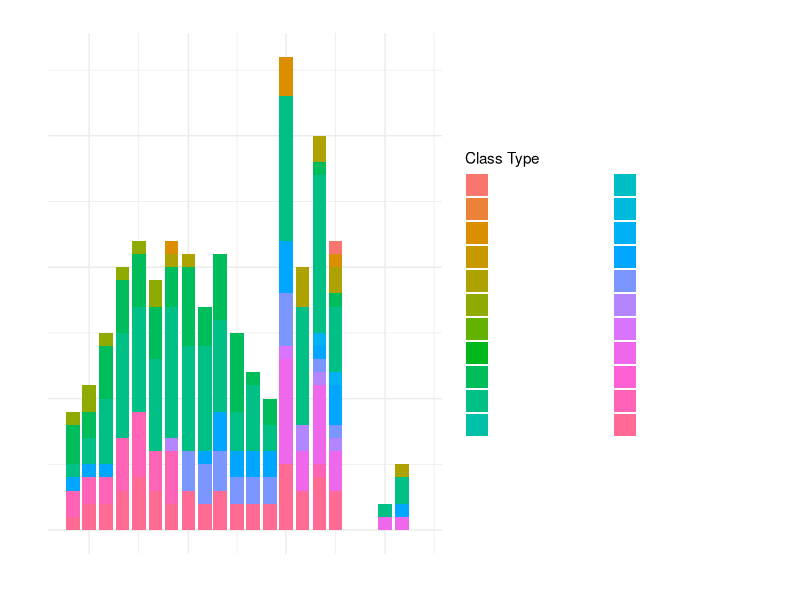
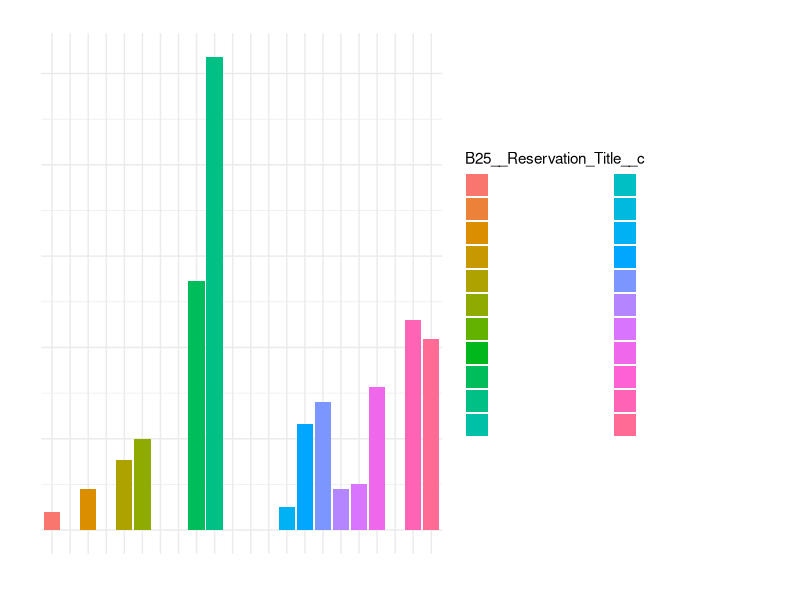

Write R code to recreate these figures, in order.
# Load required libraries
library(tidyverse)
library(lubridate)

# Load the CSV file
data <- read.csv("records.csv")

# Convert date and time columns to appropriate data types
data$B25__Reservation_Start_Date__c <- as.Date(data$B25__Reservation_Start_Date__c, format = "%d/%m/%Y")
data$B25__Reservation_Start_Time__c <- as.POSIXct(data$B25__Reservation_Start_Time__c, format = "%H:%M")
data$Swipe_Status__c <- as.factor(data$Swipe_Status__c)

# Extract year and month from the start date
data$year_month <- floor_date(data$B25__Reservation_Start_Date__c, unit = "month")

# Aggregate attendance data by month and class type
attendance_summary <- data %>%
  group_by(year_month, B25__Reservation_Title__c) %>%
  summarise(attendance_count = sum(Swipe_Status__c == "Attended"))

# Plot attendance trends over time
plot1 <- ggplot(attendance_summary, aes(x = year_month, y = attendance_count, fill = B25__Reservation_Title__c)) +
  geom_bar(stat = "identity", position = "stack") +
  labs(x = "Year-Month", y = "Attendance Count", title = "Class Attendance Over Time",
       fill = "Class Type") +  # Set font color to white
  theme_minimal() +
  theme(axis.text.x = element_text(color = "white"),
        axis.text.y = element_text(color = "white"),
        legend.text = element_text(color = "white"),
        plot.title = element_text(color = "white"),
        axis.title.x = element_text(color = "white"),
        axis.title.y = element_text(color = "white"))


# Save plot1 as an image file
ggsave("attendance_over_time.png", plot1, width = 10, height = 6, units = "in")

# Plot attendance percentage by class type
attendance_percentage <- attendance_summary %>%
  group_by(B25__Reservation_Title__c) %>%
  summarise(attendance_percentage = mean(attendance_count))

plot2 <- ggplot(attendance_percentage, aes(x = B25__Reservation_Title__c, y = attendance_percentage, fill = B25__Reservation_Title__c)) +
  geom_bar(stat = "identity") +
  labs(x = "Class Type", y = "Attendance Percentage", title = "Attendance Percentage by Class Type") +
  theme_minimal() +
  theme(axis.text.x = element_text(color = "white"),
        axis.text.y = element_text(color = "white"),
        legend.text = element_text(color = "white"),
        plot.title = element_text(color = "white"),
        axis.title.x = element_text(color = "white"),
        axis.title.y = element_text(color = "white"))


# Save plot2 as an image file
ggsave("attendance_percentage.png", plot2, width = 8, height = 6, units = "in")
